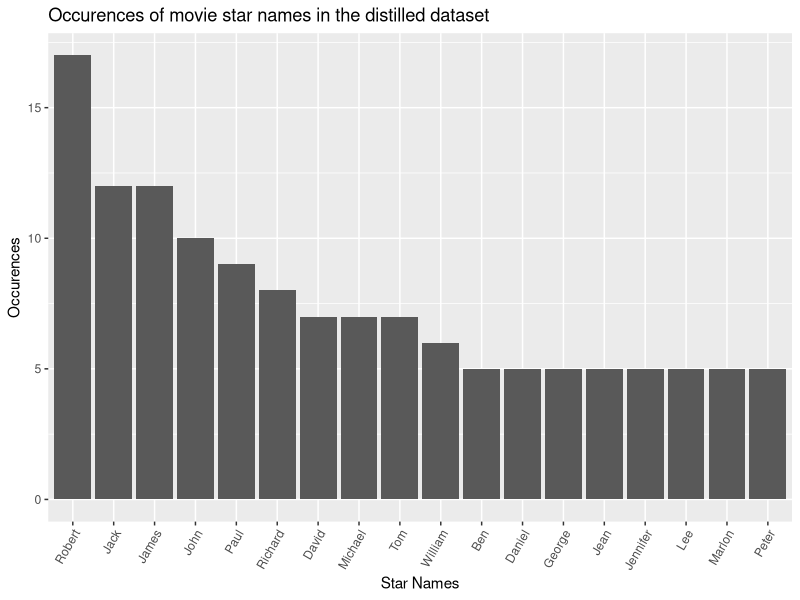
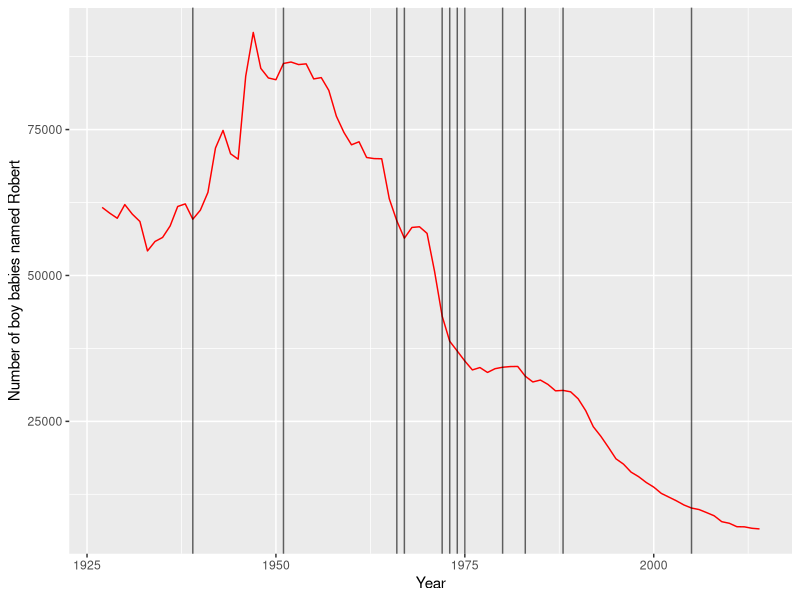
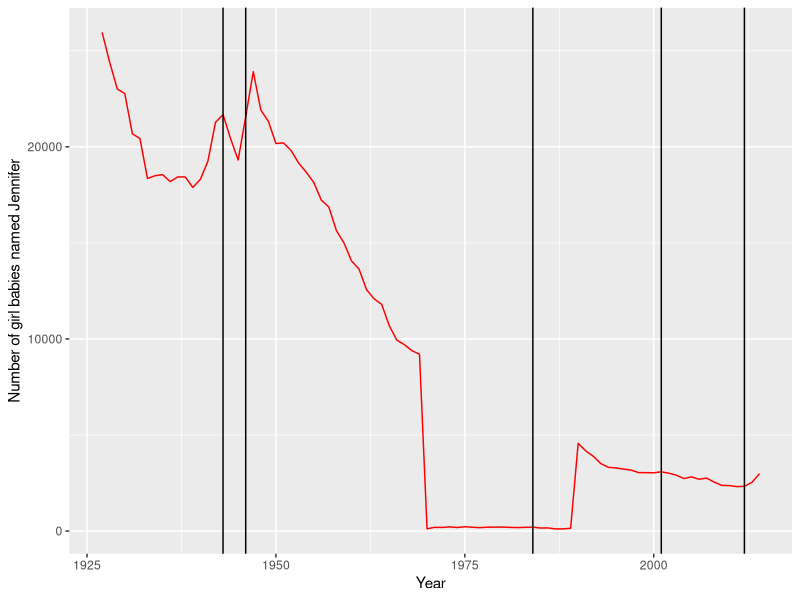
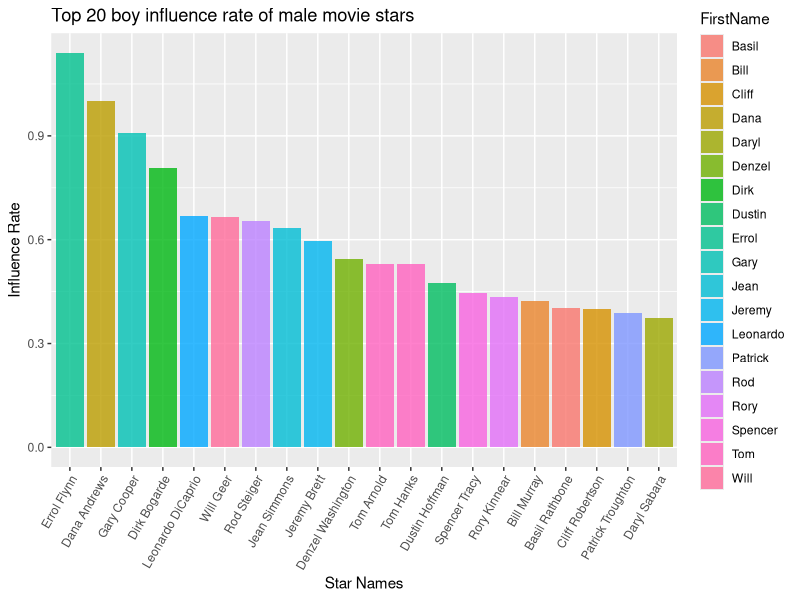
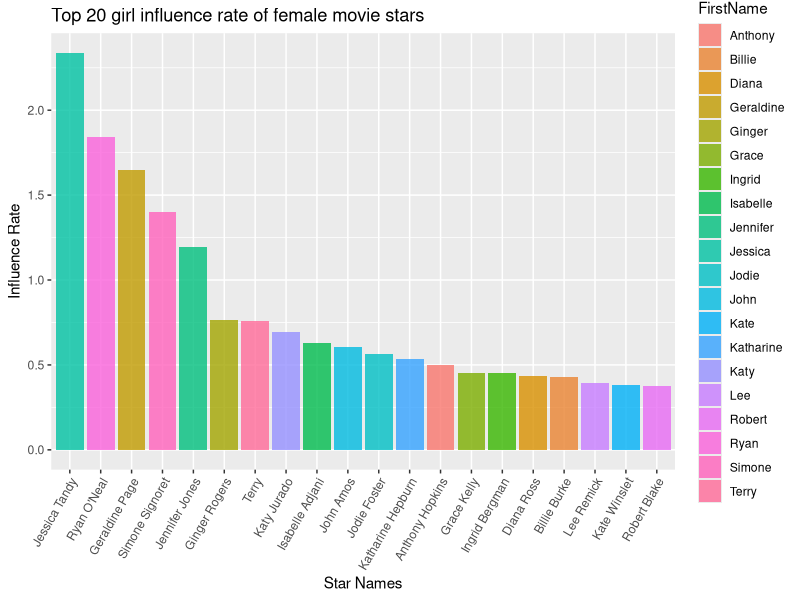
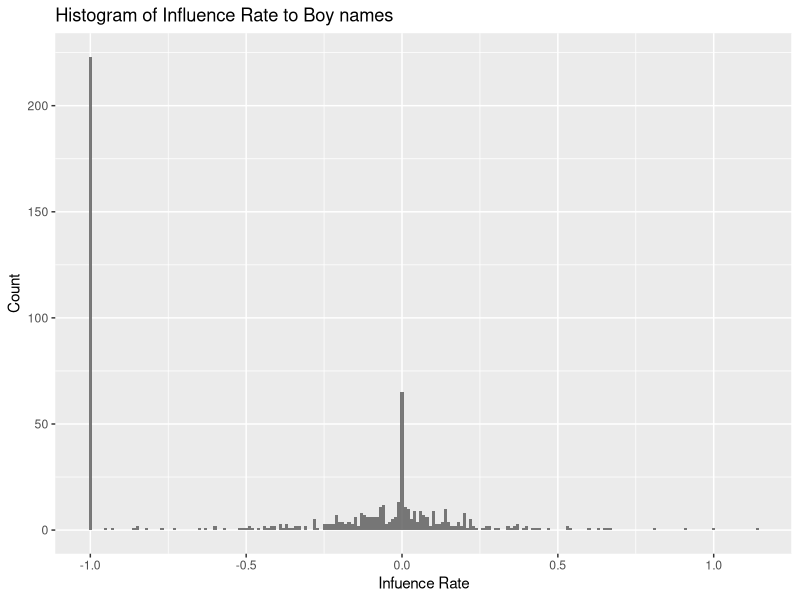
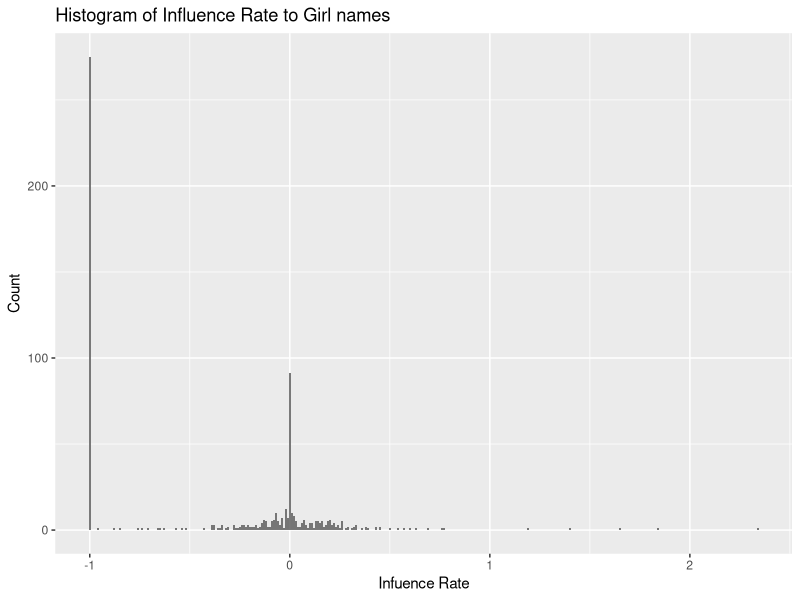
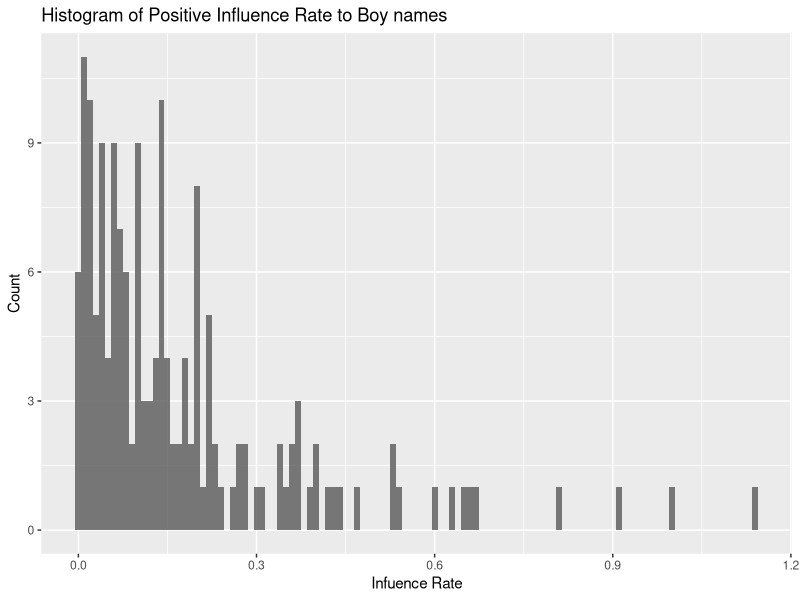

Source code (R) for these figures, in order:
## ---- chunk 1
knitr::opts_chunk$set(echo = TRUE)
library(gplots)
library(data.table)
library(cluster)
library(ggplot2)
## ---- chunk 2
names_5more<- read.table("5+star_names.csv",head=TRUE,sep = ",", fill = TRUE, comment.char = '\"', quote = '\"', encoding = "UTF-8")
ggplot(data=names_5more, aes(x=reorder(name,-occurences), y=occurences)) + theme(axis.text.x = element_text(angle = 60, hjust = 1)) + geom_bar(stat='identity')+labs(y='Occurences',x='Star Names',title='Occurences of movie star names in the distilled dataset')
## ---- chunk 3
Robert<- read.table("namedata/Robert.csv",head=TRUE,sep = ",", fill = TRUE, comment.char = '\"', quote = '\"', encoding = "UTF-8")
Jack<- read.table("namedata/Jack.csv",head=TRUE,sep = ",", fill = TRUE, comment.char = '\"', quote = '\"', encoding = "UTF-8")
Jennifer<- read.table("namedata/Jennifer.csv",head=TRUE,sep = ",", fill = TRUE, comment.char = '\"', quote = '\"', encoding = "UTF-8")
Jane<- read.table("namedata/Jane.csv",head=TRUE,sep = ",", fill = TRUE, comment.char = '\"', quote = '\"', encoding = "UTF-8")

ggplot(data=Robert,aes(x=Robert,y=male_count))+geom_line(color="red")+geom_vline(xintercept=c(1951, 1939, 1983, 1983, 1980, 1988, 1966, 1966, 1967, 1975, 1974, 1974, 1973, 1972, 2005),alpha=I(3/5)) + labs(x="Year", y="Number of boy babies named Robert")
##ggplot(data=Jack,aes(x=Jack,y=male_count))+geom_line(color="red")+geom_vline(xintercept=c(1957, 1958, 1989, 1997, 1968, 1962, 1975, 1973, 1970, 2006, 2007),alpha=I(3/5))
## ---- chunk 4
ggplot(data=Jennifer,aes(x=Jennifer,y=male_count))+geom_line(color="red")+geom_vline(xintercept = c(1943, 1946, 2012, 1984, 2001)) + labs(x="Year", y="Number of girl babies named Jennifer")
##ggplot(data=Jane,aes(x=Jane,y=male_count))+geom_line(color="red")+geom_vline(xintercept = c(1948, 1978, 1971))
## ---- chunk 5
influence_rate<- read.table("influence_rate.csv",head=TRUE,sep = ",", fill = TRUE, comment.char = '\"', quote = '\"', encoding = "UTF-8")

influence_rate<-as.data.table(influence_rate)

influence_rate<-influence_rate[influence_rate$Year<2014]

influence_rate_top20m <- influence_rate[order(-InfluenceToBoy)][1:20,]
influence_rate_top20f <- influence_rate[order(-InfluenceToGirl)][1:20,]

ggplot(data=influence_rate_top20m, aes(x=reorder(FullName,-InfluenceToBoy), y=InfluenceToBoy,fill=FirstName)) + theme(axis.text.x = element_text(angle = 60, hjust = 1)) + geom_bar(stat='identity',alpha=I(4/5))+labs(y='Influence Rate',x='Star Names',title='Top 20 boy influence rate of male movie stars')
## ---- chunk 6
ggplot(data=influence_rate_top20f, aes(x=reorder(FullName,-InfluenceToGirl), y=InfluenceToGirl,fill=FirstName)) + theme(axis.text.x = element_text(angle = 60, hjust = 1)) + geom_bar(stat='identity',alpha=I(4/5))+labs(y='Influence Rate',x='Star Names',title='Top 20 girl influence rate of female movie stars')
## ---- chunk 7
influence_rate_clean <- influence_rate[influence_rate$InfluenceToBoy<=5 & influence_rate$InfluenceToBoy>=-1 & influence_rate$InfluenceToGirl<=5 & influence_rate$InfluenceToGirl>=-1]

ggplot(data=influence_rate_clean,aes(x=InfluenceToBoy)) +geom_histogram(binwidth=0.01,alpha=I(4/5)) + labs(y='Count',x='Infuence Rate',title='Histogram of Influence Rate to Boy names')
## ---- chunk 8
ggplot(data=influence_rate_clean,aes(x=InfluenceToGirl)) +geom_histogram(binwidth=0.01,alpha=I(4/5)) + labs(y='Count',x='Infuence Rate',title='Histogram of Influence Rate to Girl names')

influence_rate_positive_boy <- influence_rate[influence_rate$InfluenceToBoy>0]
influence_rate_positive_girl <- influence_rate[influence_rate$InfluenceToGirl>0]
## ---- chunk 9
ggplot(data=influence_rate_positive_boy,aes(x=InfluenceToBoy)) +geom_histogram(binwidth=0.01,alpha=I(4/5)) + labs(y='Count',x='Infuence Rate',title='Histogram of Positive Influence Rate to Boy names')
## ---- chunk 10
ggplot(data=influence_rate_positive_girl,aes(x=InfluenceToGirl)) +geom_histogram(binwidth=0.01,alpha=I(4/5)) + labs(y='Count',x='Infuence Rate',title='Histogram of Positive Influence Rate to Girl names')
## ---- chunk 11
influence_rate_positive_boy_top20 <- influence_rate_positive_boy[order(-InfluenceToBoy)][1:20,]
influence_rate_positive_girl_top20 <- influence_rate_positive_girl[order(-InfluenceToGirl)][1:20,]

influence_rate_positive_boy_top20$Gender <- c('male')
influence_rate_positive_boy_top20$Gender[8] <- 'female'

influence_rate_positive_girl_top20$Gender <- c('female')
influence_rate_positive_girl_top20$Gender[2] <- 'male'
influence_rate_positive_girl_top20$Gender[10] <- 'male'
influence_rate_positive_girl_top20$Gender[13] <- 'male'
influence_rate_positive_girl_top20$Gender[20] <- 'male'
## ---- chunk 12
ggplot(data=influence_rate_positive_boy_top20,aes(y=InfluenceToBoy,x=reorder(FullName,-InfluenceToBoy),fill=Gender)) +geom_bar(stat='identity',alpha=I(4/5)) + theme(axis.text.x = element_text(angle = 60, hjust = 1)) + labs(x='Name',title="Top influences to boy names by gender")
## ---- chunk 13
ggplot(data=influence_rate_positive_girl_top20,aes(y=InfluenceToGirl,x=reorder(FullName,-InfluenceToGirl),fill=Gender)) +geom_bar(stat='identity',alpha=I(4/5)) + theme(axis.text.x = element_text(angle = 60, hjust = 1)) + labs(x='Name',title="Top influences to girl names by gender")
## ---- chunk 14
genre_pairs<- read.table("genre_pairs.csv",head=TRUE,sep = ",", fill = TRUE, comment.char = '\"', quote = '\"', encoding = "UTF-8")
## ---- chunk 15
ggplot(data=genre_pairs,aes(x=reorder(Genre,-table(Genre)[Genre])))+geom_bar(stat="count")+theme(axis.text.x = element_text(angle = 60, hjust = 1)) +labs(x='Genre',y="Count",title="Movie star counts in each genre")
## ---- chunk 16
genre_pairs <- as.data.table(genre_pairs)
genre_pairs_positive_m<- genre_pairs[genre_pairs$InfluenceToBoy>0]
genre_pairs_positive_f<- genre_pairs[genre_pairs$InfluenceToGirl>0]
## ---- chunk 17
ggplot(data=genre_pairs_positive_m,aes(x=Genre,y=InfluenceToBoy,col=Genre))+geom_boxplot(outlier.shape=NA) + theme(axis.text.x = element_text(angle = 60, hjust = 1))+labs(title="Genre influences to boy names")

##ggplot(data=genre_pairs_positive_m,aes(x=Genre,y=InfluenceToBoy,fill=Genre))+stat_summary(fun.y="mean", geom="bar") + theme(axis.text.x = element_text(angle = 60, hjust = 1))
##ggplot(data=genre_pairs_positive_m,aes(x=Genre,y=InfluenceToBoy,col=Genre))+geom_jitter() + theme(axis.text.x = element_text(angle = 60, hjust = 1))
## ---- chunk 18
ggplot(data=genre_pairs_positive_f,aes(x=Genre,y=InfluenceToGirl,col=Genre))+geom_boxplot(outlier.shape=NA) + theme(axis.text.x = element_text(angle = 60, hjust = 1))+labs(title="Genre influences to girl names")
##ggplot(data=genre_pairs_positive_f,aes(x=Genre,y=InfluenceToGirl,fill=Genre))+stat_summary(fun.y="mean", geom="bar") + theme(axis.text.x = element_text(angle = 60, hjust = 1))
## ---- chunk 19
##ggplot(data=influence_rate_clean,aes(x=Year,y=InfluenceToBoy)) +geom_jitter(aes(group=Year),alpha=I(2/5)) + labs(y='Count',x='Infuence Rate',title='Boy names')
##ggplot(data=influence_rate_clean,aes(x=Year,y=InfluenceToGirl)) +geom_jitter(aes(group=Year),alpha=I(2/5)) + labs(y='Count',x='Infuence Rate',title='Girl names')
## ---- chunk 20
ggplot(data=influence_rate_positive_boy,aes(x=Year,y=InfluenceToBoy)) +geom_point(alpha=I(2/5)) + labs(x='Year',y='Infuence Rate',title='Boy names Trend')+geom_smooth(method=lm)
## ---- chunk 21
ggplot(data=influence_rate_positive_girl,aes(x=Year,y=InfluenceToGirl)) +geom_point(alpha=I(2/5)) + labs(x='Year',y='Infuence Rate',title='Girl names Trend')+geom_smooth(method=lm)
